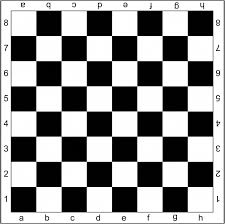
#> input picture Computer_Vision/Harris_Corner/board.jpg, 225 x 224 px, given in place of board.png, which was not available
$ python Harris_corner.py
#> lines starting #> are read from the running program, lines starting #| are printed output that depends on the picture; after the words box and inside, x2 and y2 are one past the last pixel; in counts of white or black regions, pixels touching at a corner belong together; pictures that were not available may be replaced by others from this repository, and a replacement may not be noted
import cv2
import numpy as np
import math

def Conv2(img, kernel):

    """
    img: Input image for Gaussian Kernel Convolution
    kernel: Matrix of Gaussian Kernel
    """

    img_new = np.copy(img).astype(np.float64)
    res = np.copy(img_new)
    h_img, w_img = img_new.shape
    h_kernel, w_kernel = kernel.shape
    top = int((h_kernel-1)/2)
    bottom = h_kernel-1-top
    left = int((w_kernel-1)/2)
    right = w_kernel-1-left
    img_padding = np.pad(img_new, pad_width=[(top, bottom),(left, right)], mode='constant')
    for row in range(h_img):
        for col in range(w_img):
            block = img_padding[row:row+h_kernel, col:col+w_kernel]
            res[row, col] = np.sum(block * kernel)

    return res

def Harris_score_Cal(sq_Ix, sq_Iy, IxIy, param):

    """
    sq_Ix: Square of gradient along the X-axis (for the whole image)
    sq_Iy: Square of gradient along the y-axis (for the whole image)
    IxIy: product of gradient along the X-axis and Y-axis (for the whole image)
    param: k for the score equation
    """

    score = np.copy(sq_Ix)
    for row in range(sq_Ix.shape[0]):
        for col in range(sq_Iy.shape[1]):
            M = np.array([[sq_Ix[row, col], IxIy[row, col]], [IxIy[row, col], sq_Iy[row, col]]])
            score[row, col] = np.linalg.det(M) - param * (np.trace(M)**2)

    return score

def cornerMarking(img, score, wSize, thres=None):

    """
    img: The original image
    score: the matrix recording the V value of all pixels
    wSize: window size for Non-Maximum-Suppression
    thres: threshold for determining whether the pixel is a corner
    """

    if thres == None:
        thres =  1*math.fabs(score.mean())
    img_new = np.copy(img)
    h, w, _ = img_new.shape
    for row in range(h):
        for col in range(w):
            block = score[max(0, row-int(wSize/2)):min(score.shape[0], row+int(wSize/2)+1), max(0, col-int(wSize/2)):min(score.shape[1], col+int(wSize/2)+1)]
            if score[row, col] < np.amax(block):
                score[row, col] = 0.0
                continue
            if score[row, col] > thres:
                cv2.circle(img_new, (row, col), 3, (0, 0, 255), thickness=-5)

    return img_new

def test_Harris_Corner_Detection(path, name):

#> called with path = 'board.png', name = 'Board_Harris_Corner'
    Sobel_X = np.array([[2,2,4,2,2], [1,1,2,1,1], [0,0,0,0,0], [-1,-1,-2,-1,-1], [-2,-2,-4,-2,-2]])
    Sobel_Y = np.array([[2,1,0,-1,-2], [2,1,0,-1,-2], [4,2,0,-2,-4], [2,1,0,-1,-2], [2,1,0,-1,-2]])
    Gaussain_Filter = np.array([[2,4,5,4,2], [4,9,12,9,4], [5,12,15,12,5], [4,9,12,9,4], [2,4,5,4,2]])/159
    img = cv2.imread(path)
#> img is the input picture: shape (224, 225, 3); min 0, max 255, mean 147.6
    img_gray = cv2.imread(path, 0)
#> img_gray: shape (224, 225); min 0, max 255, mean 147.6

    Ix = Conv2(img_gray, Sobel_X)
    Iy = Conv2(img_gray, Sobel_Y)

    sq_Ix = Conv2(Ix**2, Gaussain_Filter)
#> after the loop in Conv2 (call 3), `for row in range(h_img):`:
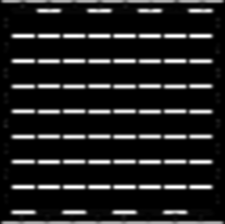
#> res: shape (224, 225) float64; min 0, max 14590351.5, mean 1866457.4; drawn with min black and max white
    sq_Iy = Conv2(Iy*2, Gaussain_Filter)
#> in Conv2 (call 4), `img_padding = np.pad(img_new, pad_width=[(top, bottom),(left, right)],..`:
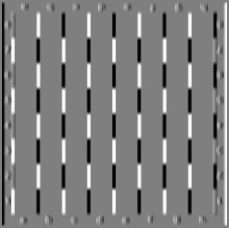
#> img_padding: shape (228, 229) float64; min -9168, max 9180, mean -0.3; drawn with min black and max white
#> after the loop in Conv2 (call 4), `for row in range(h_img):`:
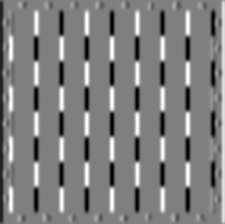
#> res: shape (224, 225) float64; min -7131.7, max 7121.3, mean 0; drawn with min black and max white
    IxIy = Conv2(Ix*Iy, Gaussain_Filter)
#> in Conv2 (call 5), `img_padding = np.pad(img_new, pad_width=[(top, bottom),(left, right)],..`:
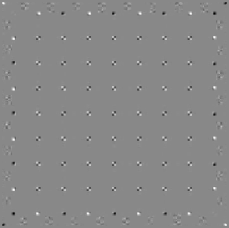
#> img_padding: shape (228, 229) float64; min -8597619, max 7408608, mean 1196.6; drawn with min black and max white
#> after the loop in Conv2 (call 5), `for row in range(h_img):`:
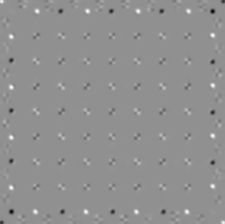
#> res: shape (224, 225) float64; min -3608109.8, max 2744874.7, mean 1242.1; drawn with min black and max white

    Harris_score = Harris_score_Cal(sq_Ix, sq_Iy, IxIy, 0.04)
#> after the loop in Harris_score_Cal, `for row in range(sq_Ix.shape[0]):`:
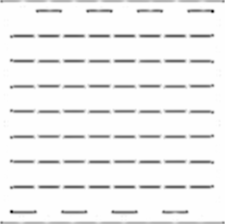
#> score: shape (224, 225) float64; min -1.42e+13, max 157914676, mean -7.5e+11; drawn with min black and max white
    result = cornerMarking(img, Harris_score, 12, 5)
#> after the loop in cornerMarking, `for row in range(h):`:
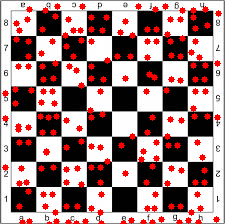
#> img_new: shape (224, 225, 3); 10.8% of pixels changed, all inside (x1, y1, x2, y2) = (2, 3, 222, 224)

    filename = name + ".png"
    cv2.imwrite(filename, result)

test_Harris_Corner_Detection("board.png", "Board_Harris_Corner")
